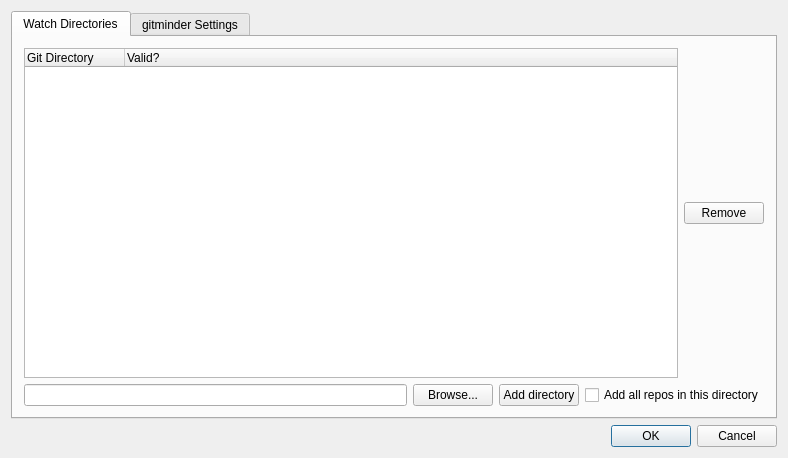
<?xml version="1.0" encoding="UTF-8"?>
<ui version="4.0">
 <class>MainWindow</class>
 <widget class="QMainWindow" name="MainWindow">
  <property name="geometry">
   <rect>
    <x>0</x>
    <y>0</y>
    <width>788</width>
    <height>458</height>
   </rect>
  </property>
  <widget class="QWidget" name="centralWidget">
   <layout class="QVBoxLayout" name="verticalLayout">
    <item>
     <widget class="QTabWidget" name="tabWidget">
      <property name="currentIndex">
       <number>0</number>
      </property>
      <widget class="QWidget" name="tab">
       <attribute name="title">
        <string>Watch Directories</string>
       </attribute>
       <layout class="QVBoxLayout" name="verticalLayout_5">
        <item>
         <layout class="QHBoxLayout" name="horizontalLayout_2">
          <item>
           <widget class="QTreeWidget" name="treeWidget">
            <attribute name="headerStretchLastSection">
             <bool>true</bool>
            </attribute>
            <column>
             <property name="text">
              <string>Git Directory</string>
             </property>
            </column>
            <column>
             <property name="text">
              <string>Valid?</string>
             </property>
            </column>
           </widget>
          </item>
          <item>
           <layout class="QVBoxLayout" name="verticalLayout_7">
            <item>
             <widget class="QPushButton" name="remove">
              <property name="text">
               <string>Remove</string>
              </property>
             </widget>
            </item>
           </layout>
          </item>
         </layout>
        </item>
        <item>
         <layout class="QHBoxLayout" name="horizontalLayout">
          <item>
           <widget class="QLineEdit" name="lineEdit"/>
          </item>
          <item>
           <widget class="QPushButton" name="browse">
            <property name="text">
             <string>Browse...</string>
            </property>
           </widget>
          </item>
          <item>
           <widget class="QPushButton" name="add">
            <property name="text">
             <string>Add directory</string>
            </property>
           </widget>
          </item>
          <item>
           <widget class="QCheckBox" name="checkBox">
            <property name="text">
             <string>Add all repos in this directory</string>
            </property>
           </widget>
          </item>
         </layout>
        </item>
       </layout>
      </widget>
      <widget class="QWidget" name="tab_2">
       <attribute name="title">
        <string>gitminder Settings</string>
       </attribute>
       <layout class="QVBoxLayout" name="verticalLayout_6">
        <item>
         <widget class="QGroupBox" name="groupBox">
          <property name="title">
           <string>Commit reminders</string>
          </property>
          <layout class="QVBoxLayout" name="verticalLayout_4">
           <item>
            <layout class="QHBoxLayout" name="horizontalLayout_4">
             <item>
              <widget class="QCheckBox" name="commit_reminder">
               <property name="text">
                <string>Notify if you have a dirty repo which hasn't been committed for</string>
               </property>
              </widget>
             </item>
             <item>
              <widget class="QSpinBox" name="commit_reminder_time">
               <property name="maximum">
                <number>10080</number>
               </property>
               <property name="value">
                <number>120</number>
               </property>
              </widget>
             </item>
             <item>
              <widget class="QLabel" name="label">
               <property name="text">
                <string>minutes</string>
               </property>
              </widget>
             </item>
             <item>
              <spacer name="horizontalSpacer_2">
               <property name="orientation">
                <enum>Qt::Horizontal</enum>
               </property>
               <property name="sizeHint" stdset="0">
                <size>
                 <width>40</width>
                 <height>20</height>
                </size>
               </property>
              </spacer>
             </item>
            </layout>
           </item>
          </layout>
         </widget>
        </item>
        <item>
         <widget class="QGroupBox" name="groupBox_3">
          <property name="enabled">
           <bool>false</bool>
          </property>
          <property name="title">
           <string>Remote repository update notification</string>
          </property>
          <layout class="QVBoxLayout" name="verticalLayout_3">
           <item>
            <layout class="QHBoxLayout" name="horizontalLayout_5">
             <item>
              <widget class="QCheckBox" name="update_notification">
               <property name="text">
                <string>Notify if one of your repositories has been changed remotely</string>
               </property>
              </widget>
             </item>
            </layout>
           </item>
           <item>
            <layout class="QHBoxLayout" name="horizontalLayout_6">
             <item>
              <widget class="QLabel" name="label_3">
               <property name="text">
                <string>Check frequency</string>
               </property>
              </widget>
             </item>
             <item>
              <widget class="QSpinBox" name="update_notification_frequency">
               <property name="value">
                <number>5</number>
               </property>
              </widget>
             </item>
             <item>
              <widget class="QLabel" name="label_5">
               <property name="text">
                <string>minutes</string>
               </property>
              </widget>
             </item>
             <item>
              <spacer name="horizontalSpacer_3">
               <property name="orientation">
                <enum>Qt::Horizontal</enum>
               </property>
               <property name="sizeHint" stdset="0">
                <size>
                 <width>40</width>
                 <height>20</height>
                </size>
               </property>
              </spacer>
             </item>
            </layout>
           </item>
          </layout>
         </widget>
        </item>
        <item>
         <spacer name="verticalSpacer">
          <property name="orientation">
           <enum>Qt::Vertical</enum>
          </property>
          <property name="sizeHint" stdset="0">
           <size>
            <width>20</width>
            <height>40</height>
           </size>
          </property>
         </spacer>
        </item>
       </layout>
      </widget>
     </widget>
    </item>
    <item>
     <layout class="QVBoxLayout" name="verticalLayout_2">
      <item>
       <widget class="QDialogButtonBox" name="buttonBox">
        <property name="layoutDirection">
         <enum>Qt::LeftToRight</enum>
        </property>
        <property name="standardButtons">
         <set>QDialogButtonBox::Cancel|QDialogButtonBox::Ok</set>
        </property>
       </widget>
      </item>
     </layout>
    </item>
   </layout>
  </widget>
 </widget>
 <layoutdefault spacing="6" margin="11"/>
 <resources/>
 <connections/>
</ui>
